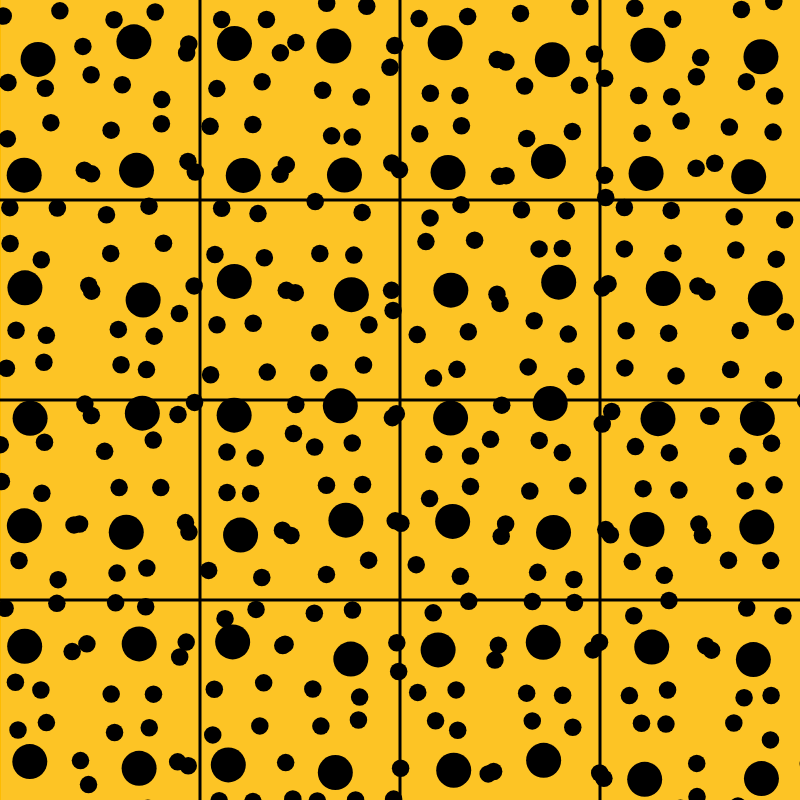
Frame 1 (no input)
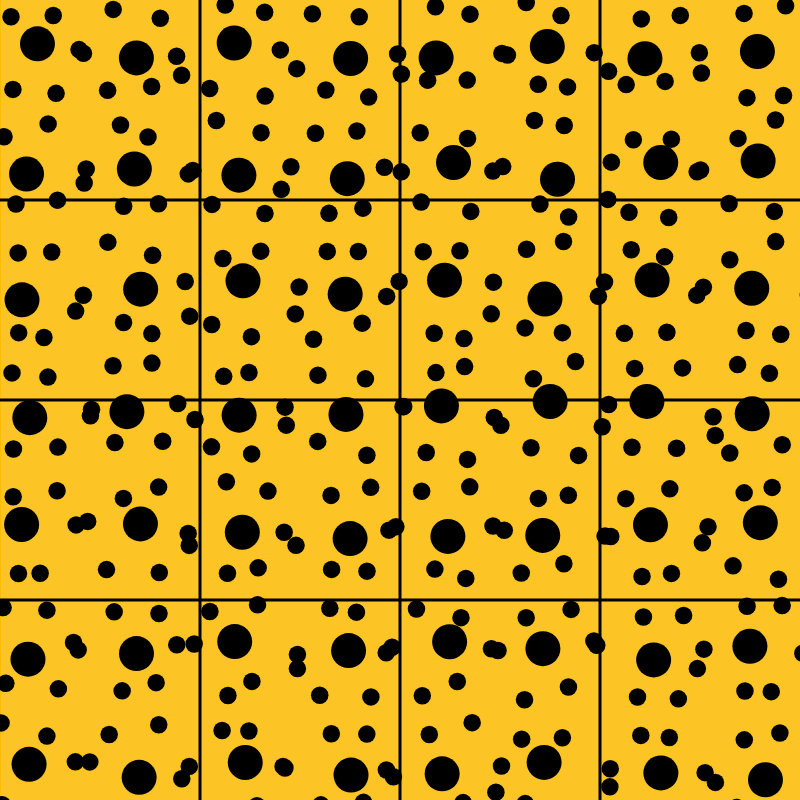
Frame 2 (the mouse pressed at the canvas centre, redrawn once)

The p5.js sketch that drew these frames (run headless with seeded random() and noise() and a simulated clock; the mouse was pressed at the canvas centre and the sketch redrawn once):

// p5.js sketch
// ── sketch.js
let R = (a = 1) => Math.random() * a;
let L = (x, y) => (x * x + y * y) ** 0.5; // Elements by Euclid 300 BC

// const palette = [color(247, 181, 47), "#92024B", "#184277"];

function draw_rect([x, y], w, h, c, a) {
    noStroke();
    fill(c[0], c[1], c[2], a);
    rect((x + 1) * width / 2, (y + 1) * width / 2, w, h);
}

function draw_circle([x, y], r, c, a) {
    noStroke();
    fill(c[0], c[1], c[2], a);
    circle((x + 1) * width / 2, (y + 1) * width / 2, r / 2);
}


function setup() {
    createCanvas(800, 800);
    noLoop();
}

function draw() {
    background("#FDBB01");

    stroke("#fff");
    strokeWeight(0.3);
    for (let i = 1; i < 1000; i++) {
        line(i * 2, 0, i * 2, height);
    }

    stroke(0);
    strokeWeight(3);
    line(200, 0, 200, height);
    line(width - 200, 0, width - 200, height);
    // strokeWeight(15);
    line(width / 2, 0, width / 2, height);

    // strokeWeight(5);
    line(0, 200, width, 200);
    line(0, height - 200, width, height - 200);
    // strokeWeight(10);
    line(0, height / 2, width, height / 2);


    for (let i = 0; i < 7; i++) {
        for (let k = 0; k < 8; k++) {
            // let p = [R(k) - 1, R(2) - 1];
            let p = [k * 0.26 - 0.95, i * 0.3 + k * 0.0 - 0.9]
            draw_circle([p[0] + R(0.05), p[1] + R(0.05)], 70, [0, 0, 0], 255);
            draw_circle([p[0] - 0.13 + R(0.05), p[1] + R(0.1)], 35, [0, 0, 0], 255);
            draw_circle([p[0] - 0.05 + R(0.05), p[1] - 0.1 + R(0.05)], 35, [0, 0, 0], 255);
            draw_circle([p[0] - 0.05 + R(0.05), p[1] + 0.1 + R(0.05)], 35, [0, 0, 0], 255);

            draw_circle([p[0] + 0.13 + R(0.05), p[1] + R(0.05)], 35, [0, 0, 0], 255);
            draw_circle([p[0] + 0.05 + R(0.05), p[1] - 0.1 + R(0.05)], 35, [0, 0, 0], 255);
            draw_circle([p[0] + 0.05 + R(0.05), p[1] + 0.1 + R(0.05)], 35, [0, 0, 0], 255);

        }
    }
}
